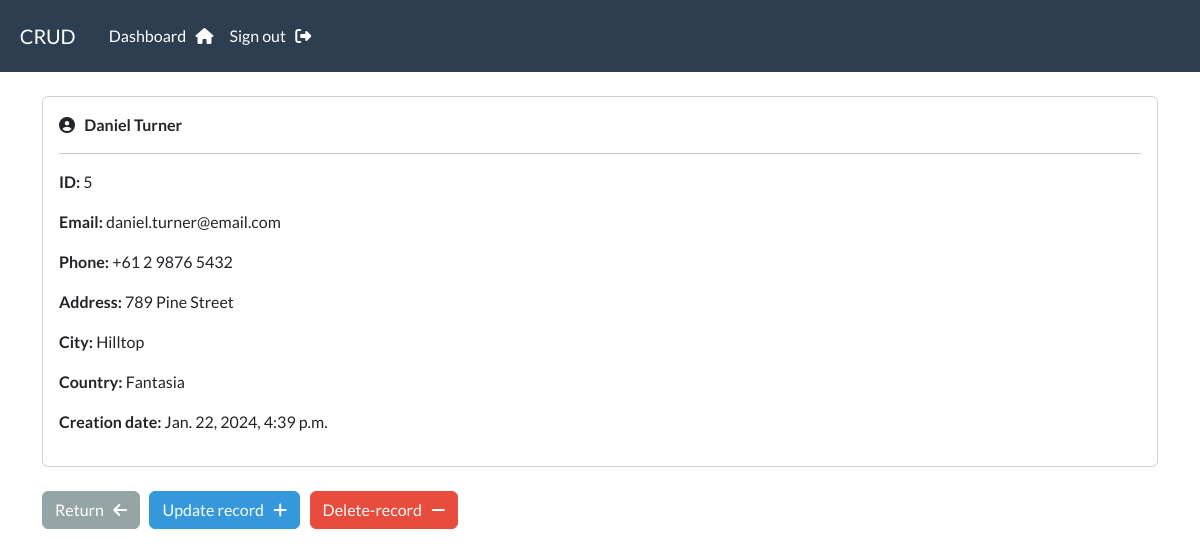
The app's page /record/5 (signed in) with its own data.
### webapp/models.py (models this page shows, shortened)
class Record(models.Model):
    creation_date = models.DateTimeField(auto_now_add=True)
    first_name = models.CharField(max_length=100)
    last_name = models.CharField(max_length=100)
    email = models.CharField(max_length=250)
    phone = models.CharField(max_length=20)
    address = models.CharField(max_length=300)
    city = models.CharField(max_length=250)
    province = models.CharField(max_length=220)
    country = models.CharField(max_length=125)

### webapp/views.py (the view)
# urls.py: path('record/<int:pk>',views.singular_record, name="record"),
@login_required(login_url="my-login")
def singular_record(request, pk):
    all_records = Record.objects.get(id=pk)
    context = {'record':all_records}
    return render(request, 'webapp/view-record.html', context=context)

### webapp/templates/webapp/view-record.html (shortened to what this page needs)
{% extends "webapp/base.html" %}
{% block content %}
 <div class="card">
    <div class="card-body">
        <i class="fa-solid fa-circle-user"></i> &nbsp;
        <strong>{{record.first_name}} {{record.last_name}}</strong> <hr>
        <p><strong>ID:</strong> {{record.id}}</p>
        <p><strong>Email:</strong> {{record.email}}</p>
        <p><strong>Phone:</strong> {{record.phone}}</p>
        <p><strong>Address:</strong> {{record.address}}</p>
        <p><strong>City:</strong> {{record.city}}</p>
        <p><strong>Country:</strong> {{record.country}}</p>
        <p><strong>Creation date:</strong> {{record.creation_date}}</p>
    </div>
 </div>
 <br>
 <a href="{%url 'dashboard'%}" class="btn btn-secondary"> Return &nbsp; <i class="fa-solid fa-arrow-left"></i></a>
 <a href="{%url 'update-record' record.id%}" class="btn btn-info"> Update record &nbsp; <i class="fa-solid fa-plus"></i></a>
 <a href="{%url 'delete-record' record.id%}" class="btn btn-danger"> Delete-record &nbsp; <i class="fa-solid fa-minus"></i></a>
{% endblock content %}

### records on screen
Record: first_name "Daniel", last_name "Turner", id "5", email "daniel.turner@email.com", phone "+61 2 9876 5432", address "789 Pine Street", city "Hilltop", country "Fantasia", creation_date "Jan. 22, 2024, 4:39 p.m."
